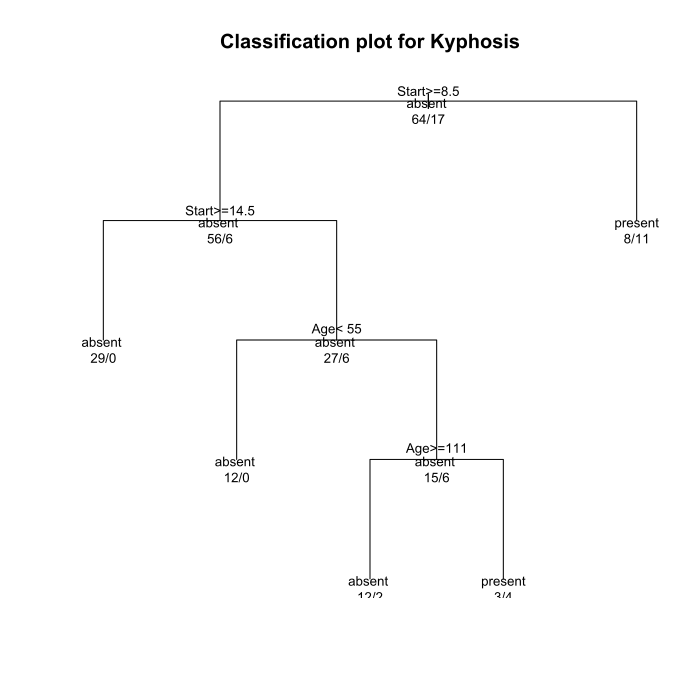

Write R code to recreate this figure.
#Author: Ian Adams Date: 09/23/2025 Prrpose test decision trees in R 

install.packages("rpart")

library(rpart)

#Load some dummy data
kyphosis <- kyphosis 

#Create a decision tree 

fit <- rpart(Kyphosis ~ Age + Number + Start, method="class", data=kyphosis)

#Plot the results 
plot(fit, main="Classification plot for Kyphosis", uniform=TRUE) ;text(fit, use.n=TRUE, all=TRUE, cex=.8)
